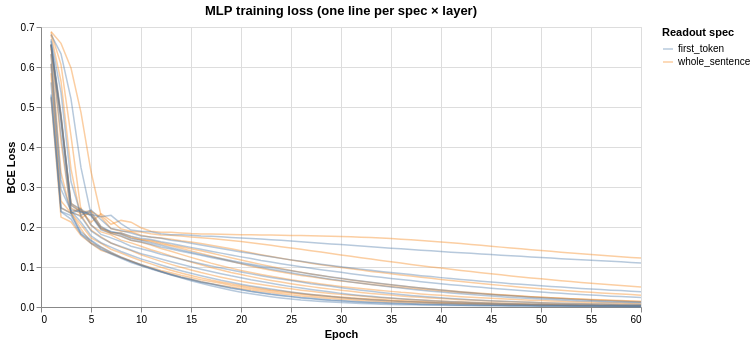

This figure's notebook cell:
### Code cell
## ── MLP TRAINING LOSS CURVES ────────────────────────────────────────────────
if mlp_loss_histories:
    _rows_mlp = []
    for _run in mlp_loss_histories:
        for _h in _run["history"]:
            _rows_mlp.append({
                "epoch": _h["epoch"], "loss": _h.get("loss"), "acc": _h.get("acc"),
                "run": f"{_run['spec']} · L{_run['layer']}",
                "spec": _run["spec"], "layer": _run["layer"],
            })
    _hist_df = pl.DataFrame(_rows_mlp).filter(pl.col("loss").is_not_null())
    _fin = _hist_df.group_by("run").agg(pl.col("loss").last().alias("final_loss"))
    _med = float(_fin["final_loss"].median())
    print(f"MLP final loss — median: {_med:.3f}  min: {float(_fin['final_loss'].min()):.3f}  max: {float(_fin['final_loss'].max()):.3f}")

    alt.Chart(_hist_df.to_pandas()).mark_line(opacity=0.4, strokeWidth=1.5).encode(
        x=alt.X("epoch:Q", title="Epoch"),
        y=alt.Y("loss:Q", title="BCE Loss"),
        color=alt.Color("spec:N", title="Readout spec"),
        detail="run:N",
        tooltip=["run", "epoch", "loss", "acc"],
    ).properties(width=600, height=280, title="MLP training loss (one line per spec × layer)").display()
else:
    print("No MLP training history (small_mlp was skipped).")

### Figure 1 — Vega-Lite specification as saved in the notebook (floating-point values rounded to 4 significant figures; data arrays with more than 128 entries replaced by an {"elided": "..."} marker saying what was removed)
{"config": {"view": {"continuousWidth": 300, "continuousHeight": 300}}, "data": {"name": "data-2adee418247429af8b98b7dd99bc6820"}, "mark": {"type": "line", "opacity": 0.4, "strokeWidth": 1.5}, "encoding": {"color": {"field": "spec", "title": "Readout spec", "type": "nominal"}, "detail": {"field": "run", "type": "nominal"}, "tooltip": [{"field": "run", "type": "nominal"}, {"field": "epoch", "type": "quantitative"}, {"field": "loss", "type": "quantitative"}, {"field": "acc", "type": "quantitative"}], "x": {"field": "epoch", "title": "Epoch", "type": "quantitative"}, "y": {"field": "loss", "title": "BCE Loss", "type": "quantitative"}}, "height": 280, "title": "MLP training loss (one line per spec × layer)", "width": 600, "$schema": "https://vega.github.io/schema/vega-lite/v6.4.1.json", "datasets": {"data-2adee418247429af8b98b7dd99bc6820": {"elided": "1320 records"}}}
